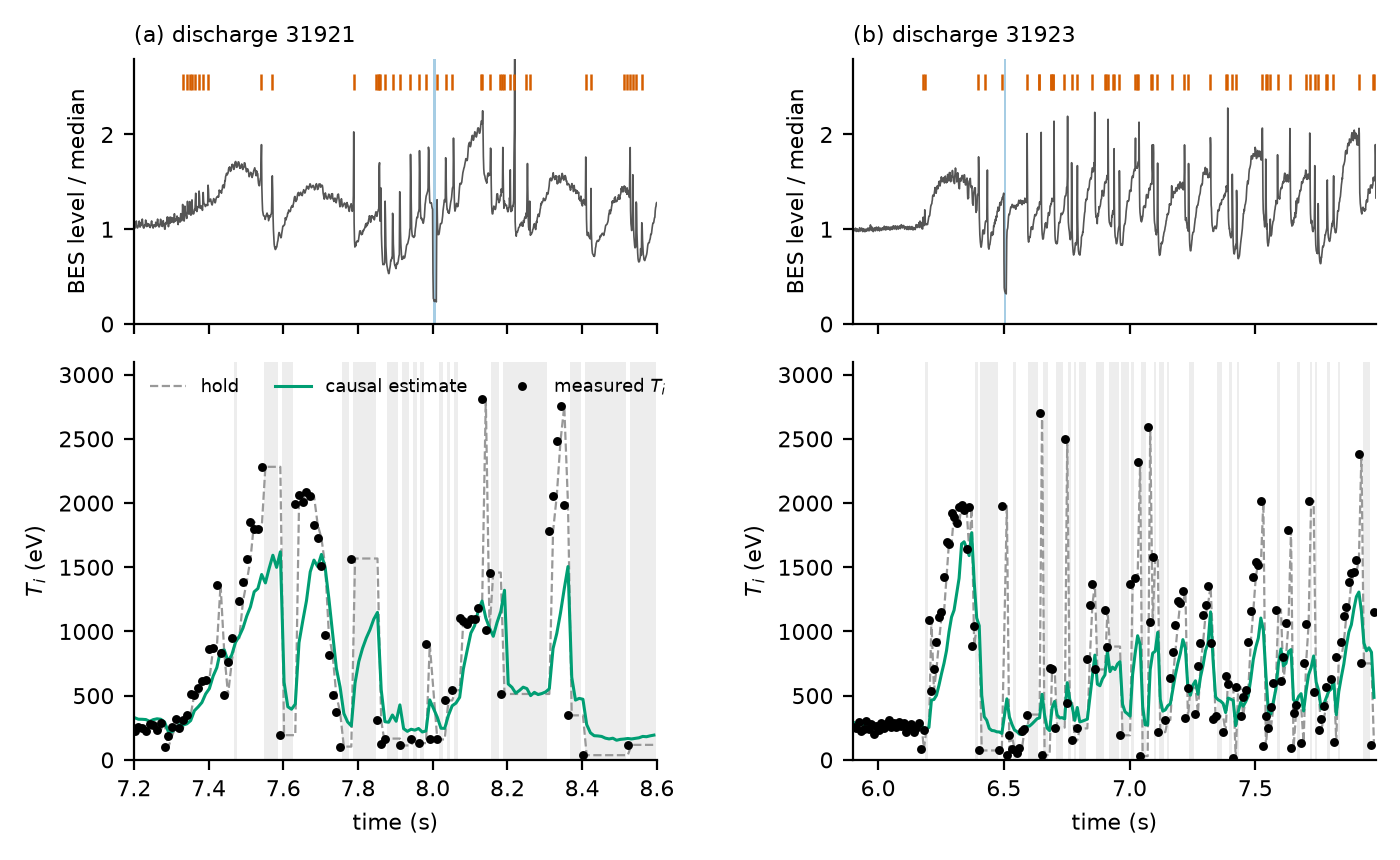

Write the Python code that produced this figure.
"""Case figure for B.31: raw 500 kHz BES level, bursts and beam blips above the CES ion temperature
and its causal estimate, for the two discharges of this data set with a published edge analysis
(31921, 31923).  Windows start 0.2 s before the first burst-active row of the late phase.

CPU inference with the frozen train-file-standardized network of split 1 (both discharges are
TEST discharges of that split).  Run from the repo root:
    py docs/paper/ppcf/fig_bursts.py
Writes fig_bursts.pdf / .png and fig_bursts.json (window limits, counts).
"""
import json
import os
import sys
from pathlib import Path

import matplotlib

matplotlib.use("Agg")
import matplotlib.pyplot as plt  # noqa: E402
import numpy as np  # noqa: E402

HERE = Path(__file__).parent
ROOT = HERE.parents[2]
RUN = ROOT / "data" / ".b29_norm0_cut_s1"
SHOTS = ((31921, 7.20, 8.60), (31923, 5.90, 7.98))

for k in [k for k in os.environ if k.startswith("CES_")]:
    del os.environ[k]
os.environ.update({"CES_DATA_DIR": str(ROOT / "data"), "CES_DROP_STUCK_TARGETS": "1",
                   "CES_TI_SPIKE_CUT_EV": "3000", "CES_PER_SHOT_NORM": "0", "CES_SEQ_MODEL": "v2",
                   "CES_SEQ_NORM_EXPANDING": "0", "CES_SEQ_ZERO_MC": "0", "CES_OUTPUT_DIR": str(RUN)})
sys.path.insert(0, str(ROOT / "ces_prediction" / "experiments" / "seq"))
sys.path.insert(1, str(ROOT / "ces_prediction"))
sys.path.insert(2, str(ROOT / "ces_prediction" / "experiments" / "b31_bursts"))
import torch  # noqa: E402
from evaluate import _load_stats  # noqa: E402
from eval_seq import build_pred_lookup  # noqa: E402
from seq_data import load_grid_files  # noqa: E402
import run_b31 as B31  # noqa: E402


def main():
    stats = _load_stats(json.loads((RUN / "metrics.json").read_text(encoding="utf-8")))
    grid, _ = load_grid_files(ROOT / "data", True)
    names = [f"s{s}.csv" for s, _, _ in SHOTS]
    with torch.no_grad():
        look = build_pred_lookup(ROOT / "data", names, stats, torch.device("cpu"))["full"]
    plt.rcParams.update({"font.size": 8, "axes.spines.top": False, "axes.spines.right": False,
                         "legend.frameon": False, "pdf.fonttype": 42})
    fig, axes = plt.subplots(2, 2, figsize=(7.0, 4.3), sharex="col",
                             gridspec_kw={"height_ratios": [1.0, 1.5]})
    info = {}
    for j, (shot, lo, hi) in enumerate(SHOTS):
        raw = B31.bursts_and_blips(shot)
        arr = grid[f"s{shot}.csv"]
        t = arr[:, 0].astype(float)
        ti = arr[:, 1].astype(float)
        est = np.array([look[f"s{shot}.csv"][float(x)][0] if float(x) in look[f"s{shot}.csv"] else np.nan
                        for x in arr[:, 0]])
        hold = np.full(len(t), np.nan)
        last = np.nan
        for i in range(len(t)):
            hold[i] = last
            if np.isfinite(ti[i]):
                last = ti[i]
        w = (t >= lo) & (t <= hi)
        t1, lv = raw["level_1ms"]
        m1 = (t1 >= lo) & (t1 <= hi)
        a, b = axes[0, j], axes[1, j]
        a.plot(t1[m1], lv[m1], color="#555555", lw=0.6)
        ev = raw["bursts"][(raw["bursts"] >= lo) & (raw["bursts"] <= hi)]
        a.plot(ev, np.full(len(ev), 2.55), "|", color="#D55E00", ms=6, mew=0.9)
        for x in raw["blips"][(raw["blips"] >= lo) & (raw["blips"] <= hi)]:
            a.axvspan(x - 0.0005, x + 0.0005, color="#0072B2", alpha=0.35, lw=0)
        a.set_ylim(0, 2.8)
        a.set_ylabel("BES level / median")
        a.set_title(f"({'ab'[j]}) discharge {shot}", loc="left", fontsize=8)
        miss = w & ~np.isfinite(ti)
        for x in t[miss]:
            b.axvspan(x - 0.005, x + 0.005, color="#000000", alpha=0.07, lw=0)
        b.plot(t[w], hold[w], color="#999999", lw=0.8, ls="--", label="hold")
        b.plot(t[w], est[w], color="#009E73", lw=1.1, label="causal estimate")
        b.plot(t[w], ti[w], "o", color="#000000", ms=2.2, label=r"measured $T_i$")
        b.set_ylim(0, 3100)
        b.set_ylabel(r"$T_i$ (eV)")
        b.set_xlabel("time (s)")
        b.set_xlim(lo, hi)
        if j == 0:
            b.legend(fontsize=6.5, loc="upper left", ncol=3)
        info[str(shot)] = {"window_s": [lo, hi], "bursts_in_window": int(len(ev)),
                           "rows_in_window": int(w.sum()), "rows_missing": int(miss.sum()),
                           "blips_ms_in_window": int(((raw["blips"] >= lo) & (raw["blips"] <= hi)).sum())}
    fig.tight_layout()
    fig.savefig(HERE / "fig_bursts.pdf")
    fig.savefig(HERE / "fig_bursts.png", dpi=200)
    (HERE / "fig_bursts.json").write_text(json.dumps(info, indent=1), encoding="utf-8")
    print(json.dumps(info))


if __name__ == "__main__":
    main()
